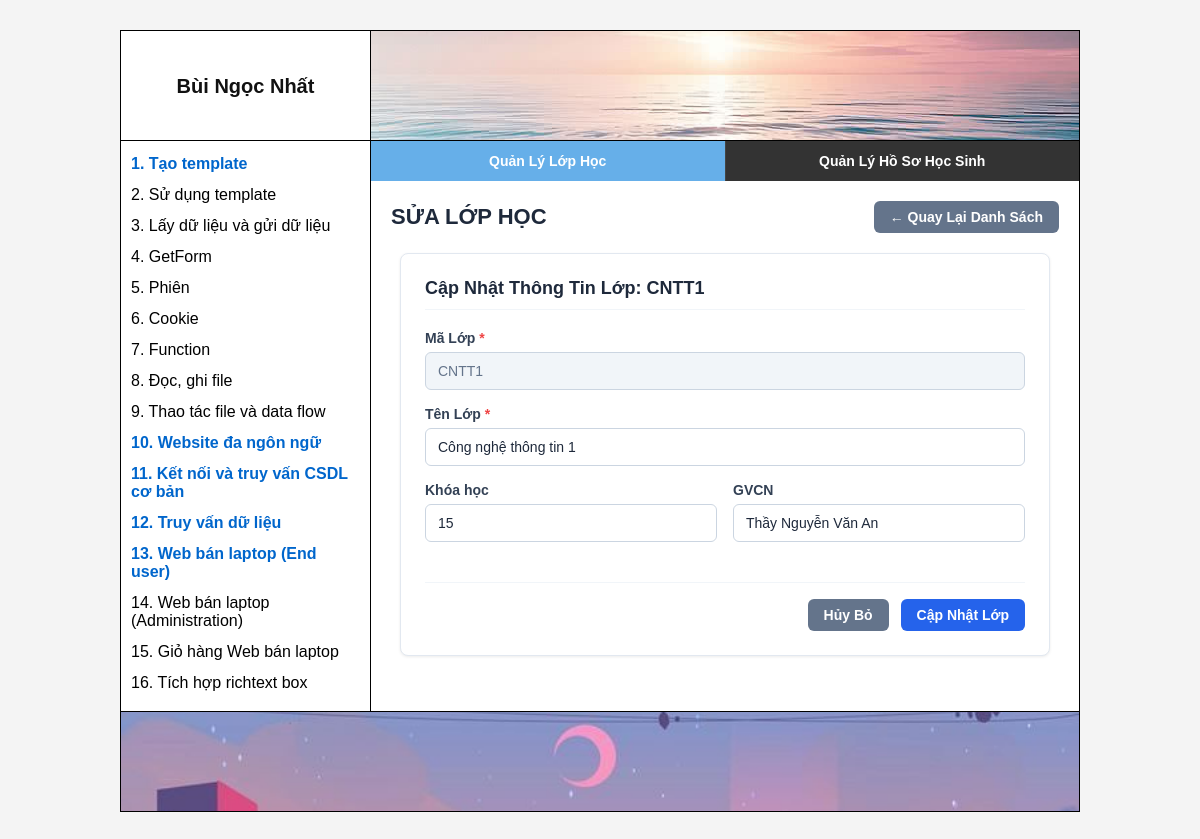
Page /Bai11/index.php?page=lop_form&id=CNTT1 on the committed database.
### tables this page shows
CREATE TABLE LOP (
    MALOP CHAR(6) PRIMARY KEY,
    TENLOP VARCHAR(50) NOT NULL,
    KHOAHOC INT,
    GVCN VARCHAR(50)
);

### Bai11/pages/lop_form.php (the view, shortened to what this page needs)
<?php
require_once __DIR__ . '/../connect.php';
$is_edit = false;
$id      = "";
$tenlop  = "";
$khoahoc = "";
$gvcn    = "";
if (isset($_GET['id']) && !empty($_GET['id'])) {
    $is_edit = true;
    $id = mysqli_real_escape_string($conn, $_GET['id']);
    $sql = "SELECT * FROM LOP WHERE MALOP = '{$id}'";
    $result = mysqli_query($conn, $sql);
    if ($result && $row = mysqli_fetch_assoc($result)) {
        $tenlop  = $row['TENLOP'];
        $khoahoc = $row['KHOAHOC'];
        $gvcn    = $row['GVCN'];
    }
}
?>
<div class="page-header">
    <h2 class="page-title"><?= $is_edit ? "SỬA LỚP HỌC" : "THÊM LỚP HỌC MỚI" ?></h2>
    <div class="action-bar">
        <a href="index.php?page=lop_list" class="btn btn-secondary">&larr; Quay Lại Danh Sách</a>
    </div>
</div>
<div class="form-card">
    <div class="form-title"><?= $is_edit ? "Cập Nhật Thông Tin Lớp: <strong>{$id}</strong>" : "Nhập Thông Tin Lớp Học Mới" ?></div>
    <form action="index.php?page=lop_form<?= $is_edit ? '&id=' . urlencode($id) : '' ?>" method="POST">
        <div class="form-group">
            <label class="form-label" for="malop">Mã Lớp <span class="required">*</span></label>
            <input type="text" id="malop" name="malop" class="form-control"
                value="<?= htmlspecialchars($id) ?>"
                <?= $is_edit ? 'readonly' : '' ?>
                placeholder="Ví dụ: CNTT1, KT1..." maxlength="6" required>
        </div>
        <div class="form-group">
            <label class="form-label" for="tenlop">Tên Lớp <span class="required">*</span></label>
            <input type="text" id="tenlop" name="tenlop" class="form-control"
                value="<?= htmlspecialchars($tenlop) ?>"
                placeholder="Ví dụ: Công nghệ thông tin 1" maxlength="50" required>
        </div>
        <div class="form-group-row">
            <div class="form-group">
                <label class="form-label" for="khoahoc">Khóa học</label>
                <input type="number" id="khoahoc" name="khoahoc" class="form-control"
                    value="<?= htmlspecialchars($khoahoc) ?>"
                    placeholder="Ví dụ: 15, 16...">
            </div>
            <div class="form-group">
                <label class="form-label" for="gvcn">GVCN</label>
                <input type="text" id="gvcn" name="gvcn" class="form-control"
                    value="<?= htmlspecialchars($gvcn) ?>"
                    placeholder="Ví dụ: Thầy A, Cô B..." maxlength="50">
            </div>
        </div>
        <div class="form-actions">
            <a href="index.php?page=lop_list" class="btn btn-secondary">Hủy Bỏ</a>
            <input type="submit" name="btnLuu" value="<?= $is_edit ? 'Cập Nhật Lớp' : 'Thêm Lớp Mới' ?>" class="btn btn-primary">
        </div>
    </form>
</div>

### src/css/common.css (style rules this page uses)
* { box-sizing: border-box; margin: 0; padding: 0; }
body { font-family: Arial, sans-serif; background-color: #f4f4f4; }

### Bai11/style.css (style rules this page uses)
.page-header { display: flex; justify-content: space-between; align-items: center; margin-bottom: 20px; }
.page-title { font-size: 22px; color: #1e293b; margin: 0; font-weight: 700; }
.action-bar { display: flex; gap: 10px; }
.btn { display: inline-flex; align-items: center; justify-content: center; padding: 8px 16px; border-radius: 6px; font-size: 14px; font-weight: 600; cursor: pointer; text-decoration: none; border: none; transition: all 0.2s ease; }
.btn-primary { background-color: #2563eb; color: #ffffff; }
.btn-secondary { background-color: #64748b; color: #ffffff; }
.form-card { background: #ffffff; border-radius: 8px; border: 1px solid #e2e8f0; box-shadow: 0 1px 3px rgba(0, 0, 0, 0.08); padding: 24px; max-width: 650px; margin: 0 auto; }
.form-title { font-size: 18px; font-weight: 700; color: #1e293b; margin-bottom: 20px; padding-bottom: 10px; border-bottom: 1px solid #f1f5f9; }
.form-group { display: flex; flex-direction: column; margin-bottom: 16px; }
.form-group-row { display: flex; gap: 16px; }
.form-group-row .form-group { flex: 1; }
.form-label { font-size: 14px; font-weight: 600; color: #334155; margin-bottom: 6px; }
.form-label .required { color: #ef4444; }
.form-control { width: 100%; padding: 10px 12px; font-size: 14px; border: 1px solid #cbd5e1; border-radius: 6px; background-color: #ffffff; color: #1e293b; box-sizing: border-box; transition: border-color 0.2s, box-shadow 0.2s; }
.form-control:disabled, .form-control[readonly] { background-color: #f1f5f9; color: #64748b; cursor: not-allowed; }
.form-actions { display: flex; justify-content: flex-end; gap: 12px; margin-top: 24px; padding-top: 16px; border-top: 1px solid #f1f5f9; }

### rows in the picture
lop: tenlop "Công nghệ thông tin 1", khoahoc "15", gvcn "Thầy Nguyễn Văn An"

### other values in the picture
$id "CNTT1"
